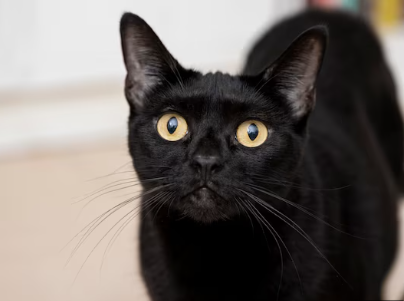
//> input picture 1.LinearRegression/heejin5484/cat_image.PNG, 404 x 301 px
$ ./linear   (built with g++ and OpenCV 4)
//> lines starting //> are read from the running program, lines starting //| are printed output that depends on the picture
#include <iostream>
#include <vector>
#include <cmath>
#include <opencv2/opencv.hpp>

using namespace std;
using namespace cv;

class LinearRegression {
public:
    double weights;
    double bias;
    double learning_rate = 0.1; // 학습률 조정
    vector<double> x_data;
    vector<double> y_data;

public:
    // wx + b
    double linear_func(double _x_data, double _weights, double _bias) {
        return _x_data * _weights + _bias;
    }

    // MSE loss function
    double loss_func(double _weights, double _bias)
    {
        double loss = 0.0;
        for (int idx = 0; idx < x_data.size(); ++idx)
        {
            double diff = linear_func(x_data[idx], _weights, _bias) - y_data[idx];
            loss += diff * diff;
        }
        return loss / x_data.size();
    }

    // update gradient ( central difference )
    double gradient_update(string grad_name)
    {
        double h = 1e-5; // 적절한 작은 값 설정
        if (grad_name == "weights")
        {
            double forward = loss_func(weights + h, bias);
            double backward = loss_func(weights - h, bias);
            return (forward - backward) / (2 * h);
        }
        else {
            double forward = loss_func(weights, bias + h);
            double backward = loss_func(weights, bias - h);
            return (forward - backward) / (2 * h);
        }
    }

    // update linear
    vector<double> update()
    {
        vector<double> update_wb(2);
        double grad_w = gradient_update("weights");
        double grad_b = gradient_update("bias");
        weights -= learning_rate * grad_w;
        bias -= learning_rate * grad_b;

        update_wb[0] = weights;
        update_wb[1] = bias;

        return update_wb;
    }
};

class RGBImage {
public:
    // RGB Data ( Vec3b ) -> Vector
    static void convertImageToVector(Mat& image, vector<double>& data) {
        data.clear();
        for (int y = 0; y < image.rows; y++)
        {
            for (int x = 0; x < image.cols; x++)
            {
                Vec3b color = image.at<Vec3b>(Point(x, y));
                data.push_back(color[0] / 255.0); // B channel
                data.push_back(color[1] / 255.0); // G channel
                data.push_back(color[2] / 255.0); // R channel
            }
        }
    }

    // Vector -> RGB Data ( Vec3b )
    static void convertVectorToImage(vector<double>& data, Mat& image) {
        int index = 0;
        for (int y = 0; y < image.rows; y++)
        {
            for (int x = 0; x < image.cols; x++)
            {
                Vec3b& color = image.at<Vec3b>(Point(x, y));
                color[0] = static_cast<int>(min(max(data[index++], 0.0), 1.0) * 255); // B channel
                color[1] = static_cast<int>(min(max(data[index++], 0.0), 1.0) * 255); // G channel
                color[2] = static_cast<int>(min(max(data[index++], 0.0), 1.0) * 255); // R channel
            }
        }
    }
};

// Global variables for trackbar
vector<Mat> predicted_images;
int slider_pos = 0;

void on_trackbar(int, void*) {
    imshow("Predict Cat image", predicted_images[slider_pos]);
}

int main()
{
    // Set Image Data
    Mat cat_image = imread("C:/Users/82109/Desktop/visionStudy/cat_image.PNG");
//> cat_image is the input picture: 301 rows x 404 cols, CV_8UC3; mean B, G, R 100.2, 104.4, 110.7
    Mat dog_image = imread("C:/Users/82109/Desktop/visionStudy/dog_image.PNG");
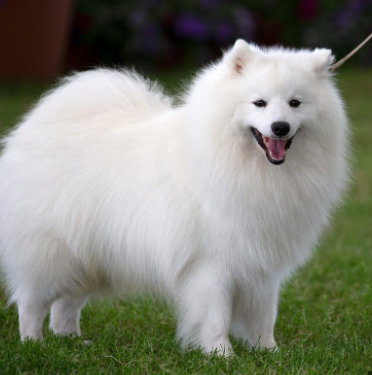
//> input picture 1.LinearRegression/heejin5484/dog_image.PNG, 372 x 375 px
//> dog_image is the input picture: 375 rows x 372 cols, CV_8UC3; mean B, G, R 121.4, 133.4, 131.2

    if (cat_image.empty() || dog_image.empty()) {
        cout << "Could not open or find the images!" << endl;
        return -1;
    }

    // Set Image Size
    Size imageSize = Size(200, 200);
    resize(cat_image, cat_image, imageSize);
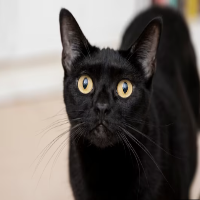
//> cat_image: 200 rows x 200 cols, CV_8UC3; mean B, G, R 100.1, 104.3, 110.7
    resize(dog_image, dog_image, imageSize);
//> dog_image: 200 rows x 200 cols, CV_8UC3

    vector<double> x_data, y_data;

    // RGB Vector -> Vector
    RGBImage::convertImageToVector(cat_image, x_data);
//> after the loop in convertImageToVector, `for (int y = 0; y < image.rows; y++)`: data = 120000 items
//> x_data = 120000 items
    RGBImage::convertImageToVector(dog_image, y_data);
//> y_data = 120000 items

    // Print initial data
    cout << "Initial x_data (first 10 elements): ";
    for (int i = 0; i < 10; ++i) {
        cout << x_data[i] << " ";
    }
//> this loop made 10 passes
//| 0.878431 0.878431 0.878431 0.886275 0.886275 0.886275 0.886275 0.886275
//> (output is shown up to pass 8 of 10)
    cout << endl;

    cout << "Initial y_data (first 10 elements): ";
    for (int i = 0; i < 10; ++i) {
        cout << y_data[i] << " ";
    }
    cout << endl;

    // Set Rand( 0 ~ 1 )
    double weights = ((double)rand() / RAND_MAX);
    double bias = ((double)rand() / RAND_MAX);

    // Print initial weights and bias
    cout << "Initial weights: " << weights << ", Initial bias: " << bias << endl;

    // Set LinearRegression
    LinearRegression lr1;

    lr1.weights = weights;
    lr1.bias = bias;
    lr1.x_data = x_data;
//> lr1.x_data = 120000 items
    lr1.y_data = y_data;
//> lr1.y_data = 120000 items

    // Train and save intermediate results
    for (int i = 0; i < 2000; i++)
    {
        vector<double> update_data = lr1.update();
        weights = update_data[0];
        bias = update_data[1];

        if (i % 100 == 0) {
            vector<double> new_data(x_data.size());
            for (int j = 0; j < x_data.size(); j++) {
                new_data[j] = lr1.linear_func(x_data[j], lr1.weights, lr1.bias);
                new_data[j] = min(max(new_data[j], 0.0), 1.0);
            }
            Mat predict_image = cat_image.clone();
            RGBImage::convertVectorToImage(new_data, predict_image);
            predicted_images.push_back(predict_image);

            cout << "Iteration " << i << ": weights = " << weights << ", bias = " << bias << ", loss = " << lr1.loss_func(weights, bias) << endl;
        }
    }
//> this loop made 2000 passes
//> (forward in gradient_update, backward in gradient_update, grad_w in update, forward in gradient_update (second call), backward in gradient_update (second call), grad_b in update, weights in update, bias in update) on passes 1 to 12: (0.277, 0.277, 0.459, 0.277, 0.277, 0.473, 0.794, 0.347), (0.238, 0.238, 0.392, 0.238, 0.238, 0.34, 0.755, 0.313), (0.214, 0.214, 0.34, 0.214, 0.214, 0.24, 0.721, 0.289), (0.198, 0.198, 0.299, 0.198, 0.198, 0.164, 0.691, 0.273), (0.188, 0.188, 0.268, 0.188, 0.188, 0.106, 0.664, 0.262), (0.18, 0.18, 0.242, 0.18, 0.18, 0.0632, 0.64, 0.256), (0.174, 0.174, 0.222, 0.174, 0.174, 0.0306, 0.618, 0.253), (0.169, 0.169, 0.206, 0.169, 0.169, 0.00613, 0.597, 0.252), (0.165, 0.165, 0.193, 0.165, 0.165, -0.0121, 0.578, 0.253), (0.161, 0.161, 0.182, 0.161, 0.161, -0.0256, 0.56, 0.256), (0.158, 0.158, 0.173, 0.158, 0.158, -0.0355, 0.542, 0.259), (0.155, 0.155, 0.166, 0.155, 0.155, -0.0426, 0.526, 0.264)
//> (weights, bias) on passes 101, 201, 301, 401, 501, 601: (-0.045, 0.518), (-0.119, 0.553), (-0.126, 0.556), (-0.127, 0.556), (-0.127, 0.556), (-0.127, 0.556)
//| Iteration 0: weights = 0.794277, bias = 0.34712, loss = 0.238161
//| Iteration 100: weights = -0.0449705, bias = 0.518217, loss = 0.0940881
//| Iteration 200: weights = -0.119129, bias = 0.552715, loss = 0.0931536
//| Iteration 300: weights = -0.12641, bias = 0.556102, loss = 0.0931446
//| Iteration 400: weights = -0.127125, bias = 0.556434, loss = 0.0931445
//| Iteration 500: weights = -0.127195, bias = 0.556467, loss = 0.0931445
//| Iteration 600: weights = -0.127202, bias = 0.55647, loss = 0.0931445
//| Iteration 700: weights = -0.127202, bias = 0.556471, loss = 0.0931445
//> (output is shown up to pass 701 of 2000)
//> pass 1, `RGBImage::convertVectorToImage(new_data, predict_image);`:
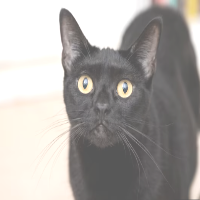
//> predict_image: 200 rows x 200 cols, CV_8UC3; mean B, G, R 164.8, 167.9, 171.5

    cout << "Updated Weights : " << weights << endl;
//| Updated Weights : -0.127202
    cout << "Updated bias : " << bias << endl;
//| Updated bias : 0.556471

    namedWindow("Predict Cat image", WINDOW_AUTOSIZE);
    createTrackbar("Iterations", "Predict Cat image", &slider_pos, predicted_images.size() - 1, on_trackbar);
    on_trackbar(slider_pos, 0);

    imshow("Original Cat image", cat_image);
    imshow("Dog image", dog_image);
    waitKey(0);

    return 0;
}
